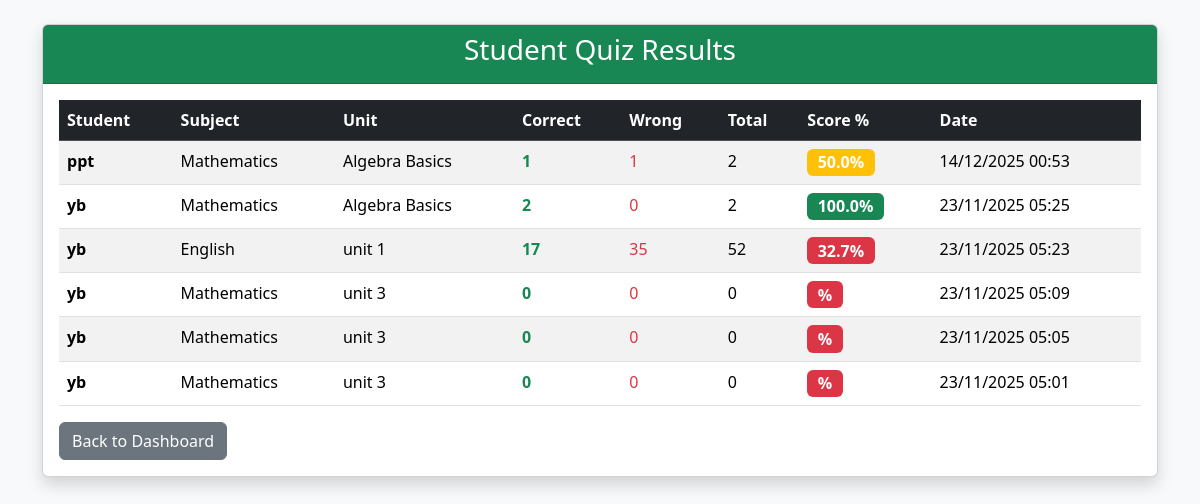
The page /student_scores.php (signed in) on the database its author committed.
### tables this page shows
CREATE TABLE `student_scores` (
  `id` int(11) NOT NULL,
  `student_id` int(11) NOT NULL,
  `unit_id` int(11) NOT NULL,
  `correct` int(11) NOT NULL,
  `missed` int(11) NOT NULL,
  `total` int(11) GENERATED ALWAYS AS (`correct` + `missed`) VIRTUAL,
  `percentage` decimal(5,2) GENERATED ALWAYS AS (round(`correct` * 100.0 / (`correct` + `missed`),2)) STORED,
  `taken_at` timestamp NOT NULL DEFAULT current_timestamp()
);

CREATE TABLE `users` (
  `id` int(11) NOT NULL,
  `username` varchar(50) NOT NULL,
  `password` varchar(255) NOT NULL,
  `role` enum('admin','student') NOT NULL DEFAULT 'student',
  `created_at` timestamp NOT NULL DEFAULT current_timestamp()
);

CREATE TABLE `subjects` (
  `id` int(11) NOT NULL,
  `grade` int(11) NOT NULL CHECK (`grade` in (9,10,11,12)),
  `name` varchar(100) NOT NULL
);

CREATE TABLE `units` (
  `id` int(11) NOT NULL,
  `subject_id` int(11) NOT NULL,
  `name` varchar(100) NOT NULL
);

### student_scores.php (the view, shortened to what this page needs)
<?php
require_once 'config.php';
$results = $conn->query("
    SELECT u.username, s.name AS subject, un.name AS unit,
           sc.correct, sc.missed, sc.correct + sc.missed AS total,
           ROUND(sc.correct * 100.0 / (sc.correct + sc.missed), 1) AS percentage,
           sc.taken_at
    FROM student_scores sc
    JOIN users u ON sc.student_id = u.id
    JOIN units un ON sc.unit_id = un.id
    JOIN subjects s ON un.subject_id = s.id
    ORDER BY sc.taken_at DESC
");
?>
<!DOCTYPE html>
<html><head><title>Student Results</title>
<link href="https://cdn.jsdelivr.net/npm/bootstrap@5.3.3/dist/css/bootstrap.min.css" rel="stylesheet">
</head><body class="bg-light">
<div class="container mt-4">
    <div class="card shadow">
        <div class="card-header bg-success text-white text-center"><h3>Student Quiz Results</h3></div>
        <div class="card-body">
            <div class="table-responsive">
                <table class="table table-striped table-hover">
                    <thead class="table-dark">
                        <tr>
                            <th>Student</th><th>Subject</th><th>Unit</th><th>Correct</th><th>Wrong</th><th>Total</th><th>Score %</th><th>Date</th>
                        </tr>
                    </thead>
                    <tbody>
                        <?php while($r = $results->fetch_assoc()): ?>
                        <tr>
                            <td><strong><?= htmlspecialchars($r['username']) ?></strong></td>
                            <td><?= htmlspecialchars($r['subject']) ?></td>
                            <td><?= htmlspecialchars($r['unit']) ?></td>
                            <td class="text-success fw-bold"><?= $r['correct'] ?></td>
                            <td class="text-danger"><?= $r['missed'] ?></td>
                            <td><?= $r['total'] ?></td>
                            <td><span class="badge bg-<?= $r['percentage']>=70?'success':($r['percentage']>=50?'warning':'danger') ?> fs-6"><?= $r['percentage'] ?>%</span></td>
                            <td><?= date('d/m/Y H:i', strtotime($r['taken_at'])) ?></td>
                        </tr>
                        <?php endwhile; ?>
                    </tbody>
                </table>
            </div>
            <a href="admin_dashboard.php" class="btn btn-secondary">Back to Dashboard</a>
        </div>
    </div>
</div>
</body></html>

### rows shown on the page
student_scores: student.username "ppt", subjects.name "Mathematics", unit.name "Algebra Basics", correct "1", missed "1", total "2", percentage "50.0", taken_at "14/12/2025 00:53"
student_scores: student.username "yb", subjects.name "Mathematics", unit.name "Algebra Basics", correct "2", missed "0", total "2", percentage "100.0", taken_at "23/11/2025 05:25"
student_scores: student.username "yb", subjects.name "English", unit.name "unit 1", correct "17", missed "35", total "52", percentage "32.7", taken_at "23/11/2025 05:23"
student_scores: student.username "yb", subjects.name "Mathematics", unit.name "unit 3", correct "0", missed "0", total "0", taken_at "23/11/2025 05:09"
student_scores: student.username "yb", subjects.name "Mathematics", unit.name "unit 3", correct "0", missed "0", total "0", taken_at "23/11/2025 05:05"
student_scores: student.username "yb", subjects.name "Mathematics", unit.name "unit 3", correct "0", missed "0", total "0", taken_at "23/11/2025 05:01"
